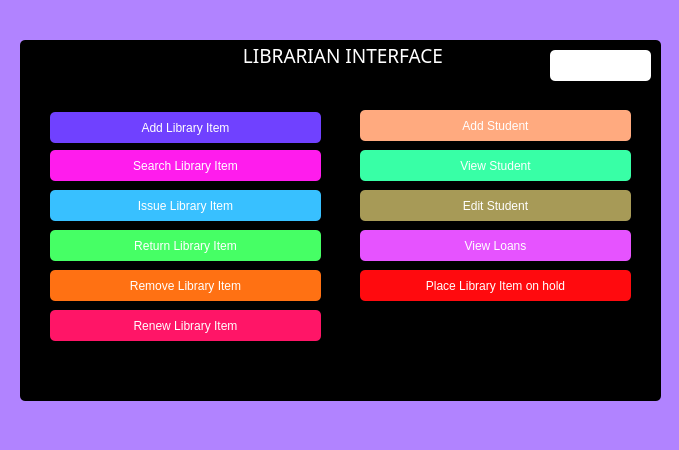
<?xml version="1.0" encoding="UTF-8"?>
<ui version="4.0">
 <class>LibrarianInterface</class>
 <widget class="QDialog" name="LibrarianInterface">
  <property name="geometry">
   <rect>
    <x>0</x>
    <y>0</y>
    <width>679</width>
    <height>450</height>
   </rect>
  </property>
  <property name="windowTitle">
   <string>Dialog</string>
  </property>
  <property name="styleSheet">
   <string notr="true">font: 75 14pt &quot;Rockwell&quot;;
color: rgb(255, 255, 255);
background-color: rgb(177, 131, 255);
border-radius: 5px;
</string>
  </property>
  <widget class="QGroupBox" name="groupBox">
   <property name="geometry">
    <rect>
     <x>20</x>
     <y>40</y>
     <width>641</width>
     <height>361</height>
    </rect>
   </property>
   <property name="font">
    <font>
     <family>Rockwell</family>
     <pointsize>14</pointsize>
     <weight>9</weight>
     <italic>false</italic>
     <bold>false</bold>
    </font>
   </property>
   <property name="styleSheet">
    <string notr="true">font: 75 14pt &quot;Rockwell&quot;;
color: rgb(255, 255, 255);
background-color: rgb(0, 0, 0);
border-radius: 5px;</string>
   </property>
   <property name="title">
    <string>LIBRARIAN INTERFACE</string>
   </property>
   <property name="alignment">
    <set>Qt::AlignCenter</set>
   </property>
   <widget class="QPushButton" name="pushButton">
    <property name="geometry">
     <rect>
      <x>530</x>
      <y>10</y>
      <width>101</width>
      <height>31</height>
     </rect>
    </property>
    <property name="styleSheet">
     <string notr="true">font: 75 14pt &quot;Rockwell&quot;;
color:rgbrgb(0, 0, 0);
background-color: rgb(255, 255, 255);
border-radius: 5px;</string>
    </property>
    <property name="text">
     <string>Log out</string>
    </property>
   </widget>
   <widget class="QPushButton" name="pushButton_2">
    <property name="geometry">
     <rect>
      <x>30</x>
      <y>72</y>
      <width>271</width>
      <height>31</height>
     </rect>
    </property>
    <property name="styleSheet">
     <string notr="true">font: 75 14pt &quot;Rockwell&quot;;
color:rgb(255, 255, 255);
background-color: rgb(112, 65, 255);
border-radius: 5px;</string>
    </property>
    <property name="text">
     <string>Add Library Item</string>
    </property>
   </widget>
   <widget class="QPushButton" name="pushButton_3">
    <property name="geometry">
     <rect>
      <x>340</x>
      <y>70</y>
      <width>271</width>
      <height>31</height>
     </rect>
    </property>
    <property name="styleSheet">
     <string notr="true">font: 75 14pt &quot;Rockwell&quot;;
color:rgb(255, 255, 255);
background-color: rgb(255, 170, 127);
border-radius: 5px;</string>
    </property>
    <property name="text">
     <string>Add Student</string>
    </property>
   </widget>
   <widget class="QPushButton" name="pushButton_4">
    <property name="geometry">
     <rect>
      <x>30</x>
      <y>150</y>
      <width>271</width>
      <height>31</height>
     </rect>
    </property>
    <property name="styleSheet">
     <string notr="true">font: 75 14pt &quot;Rockwell&quot;;
color:rgb(255, 255, 255);
background-color: rgb(56, 192, 255);
border-radius: 5px;</string>
    </property>
    <property name="text">
     <string>Issue Library Item</string>
    </property>
   </widget>
   <widget class="QPushButton" name="pushButton_5">
    <property name="geometry">
     <rect>
      <x>30</x>
      <y>190</y>
      <width>271</width>
      <height>31</height>
     </rect>
    </property>
    <property name="styleSheet">
     <string notr="true">font: 75 14pt &quot;Rockwell&quot;;
color:rgb(255, 255, 255);
background-color: rgb(70, 255, 101);
border-radius: 5px;</string>
    </property>
    <property name="text">
     <string>Return Library Item</string>
    </property>
   </widget>
   <widget class="QPushButton" name="pushButton_6">
    <property name="geometry">
     <rect>
      <x>30</x>
      <y>230</y>
      <width>271</width>
      <height>31</height>
     </rect>
    </property>
    <property name="styleSheet">
     <string notr="true">font: 75 14pt &quot;Rockwell&quot;;
color:rgb(255, 255, 255);
background-color:rgb(255, 113, 19);
border-radius: 5px;</string>
    </property>
    <property name="text">
     <string>Remove Library Item</string>
    </property>
   </widget>
   <widget class="QPushButton" name="pushButton_7">
    <property name="geometry">
     <rect>
      <x>340</x>
      <y>190</y>
      <width>271</width>
      <height>31</height>
     </rect>
    </property>
    <property name="styleSheet">
     <string notr="true">font: 75 14pt &quot;Rockwell&quot;;
color:rgb(255, 255, 255);
background-color:rgb(230, 83, 255);
border-radius: 5px;</string>
    </property>
    <property name="text">
     <string>View Loans</string>
    </property>
   </widget>
   <widget class="QPushButton" name="pushButton_8">
    <property name="geometry">
     <rect>
      <x>30</x>
      <y>110</y>
      <width>271</width>
      <height>31</height>
     </rect>
    </property>
    <property name="styleSheet">
     <string notr="true">font: 75 14pt &quot;Rockwell&quot;;
color:rgb(255, 255, 255);
background-color:rgb(255, 28, 237);
border-radius: 5px;</string>
    </property>
    <property name="text">
     <string>Search Library Item</string>
    </property>
   </widget>
   <widget class="QPushButton" name="pushButton_9">
    <property name="geometry">
     <rect>
      <x>30</x>
      <y>270</y>
      <width>271</width>
      <height>31</height>
     </rect>
    </property>
    <property name="styleSheet">
     <string notr="true">font: 75 14pt &quot;Rockwell&quot;;
color:rgb(255, 255, 255);
background-color: rgb(255, 21, 103);
border-radius: 5px;</string>
    </property>
    <property name="text">
     <string>Renew Library Item</string>
    </property>
   </widget>
   <widget class="QPushButton" name="pushButton_10">
    <property name="geometry">
     <rect>
      <x>340</x>
      <y>110</y>
      <width>271</width>
      <height>31</height>
     </rect>
    </property>
    <property name="styleSheet">
     <string notr="true">font: 75 14pt &quot;Rockwell&quot;;
color:rgb(255, 255, 255);
background-color: rgb(56, 255, 166);
border-radius: 5px;</string>
    </property>
    <property name="text">
     <string>View Student</string>
    </property>
   </widget>
   <widget class="QPushButton" name="pushButton_11">
    <property name="geometry">
     <rect>
      <x>340</x>
      <y>230</y>
      <width>271</width>
      <height>31</height>
     </rect>
    </property>
    <property name="styleSheet">
     <string notr="true">font: 75 14pt &quot;Rockwell&quot;;
color:rgb(255, 255, 255);
background-color:rgb(255, 10, 14);
border-radius: 5px;</string>
    </property>
    <property name="text">
     <string>Place Library Item on hold</string>
    </property>
   </widget>
   <widget class="QPushButton" name="pushButton_12">
    <property name="geometry">
     <rect>
      <x>340</x>
      <y>150</y>
      <width>271</width>
      <height>31</height>
     </rect>
    </property>
    <property name="styleSheet">
     <string notr="true">font: 75 14pt &quot;Rockwell&quot;;
color:rgb(255, 255, 255);
background-color: rgb(167, 154, 87);
border-radius: 5px;</string>
    </property>
    <property name="text">
     <string>Edit Student</string>
    </property>
   </widget>
  </widget>
 </widget>
 <resources/>
 <connections/>
</ui>
